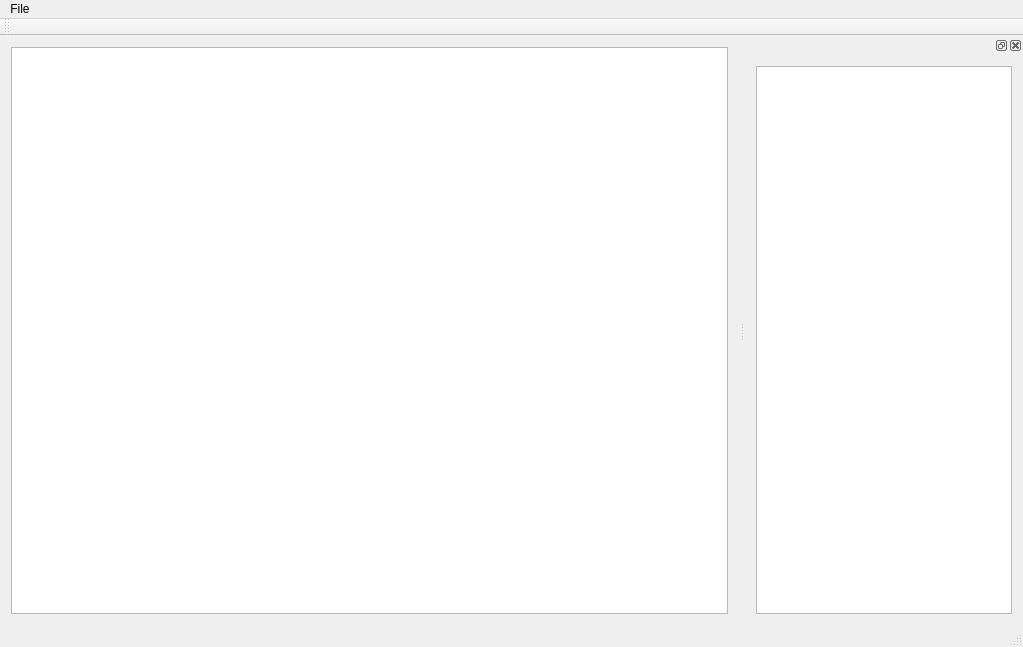
<?xml version="1.0" encoding="UTF-8"?>
<ui version="4.0">
 <class>MainWindow</class>
 <widget class="QMainWindow" name="MainWindow">
  <property name="geometry">
   <rect>
    <x>0</x>
    <y>0</y>
    <width>1023</width>
    <height>647</height>
   </rect>
  </property>
  <property name="windowTitle">
   <string>MainWindow</string>
  </property>
  <widget class="QWidget" name="centralWidget">
   <layout class="QGridLayout" name="gridLayout_2">
    <item row="0" column="1">
     <widget class="GraphWidget" name="graphicsView">
      <property name="verticalScrollBarPolicy">
       <enum>Qt::ScrollBarAsNeeded</enum>
      </property>
      <property name="horizontalScrollBarPolicy">
       <enum>Qt::ScrollBarAsNeeded</enum>
      </property>
     </widget>
    </item>
   </layout>
  </widget>
  <widget class="QMenuBar" name="menuBar">
   <property name="geometry">
    <rect>
     <x>0</x>
     <y>0</y>
     <width>1023</width>
     <height>26</height>
    </rect>
   </property>
   <widget class="QMenu" name="menuFile">
    <property name="title">
     <string>File</string>
    </property>
    <addaction name="actionImport_graph"/>
    <addaction name="actionStart"/>
    <addaction name="actionExport_result"/>
    <addaction name="separator"/>
   </widget>
   <addaction name="menuFile"/>
  </widget>
  <widget class="QStatusBar" name="statusBar"/>
  <widget class="QToolBar" name="toolBar">
   <property name="windowTitle">
    <string>toolBar</string>
   </property>
   <attribute name="toolBarArea">
    <enum>TopToolBarArea</enum>
   </attribute>
   <attribute name="toolBarBreak">
    <bool>false</bool>
   </attribute>
  </widget>
  <widget class="QDockWidget" name="logWidget">
   <property name="enabled">
    <bool>true</bool>
   </property>
   <property name="minimumSize">
    <size>
     <width>180</width>
     <height>135</height>
    </size>
   </property>
   <attribute name="dockWidgetArea">
    <number>2</number>
   </attribute>
   <widget class="QWidget" name="dockWidgetContents">
    <layout class="QGridLayout" name="gridLayout">
     <item row="0" column="0">
      <widget class="QTextBrowser" name="textBrowser"/>
     </item>
    </layout>
   </widget>
  </widget>
  <action name="actionImport_graph">
   <property name="icon">
    <iconset resource="toolbar.qrc">
     <normaloff>:/images/import.png</normaloff>:/images/import.png</iconset>
   </property>
   <property name="text">
    <string>Import graph</string>
   </property>
   <property name="shortcut">
    <string>Ctrl+L</string>
   </property>
  </action>
  <action name="actionOpen_log">
   <property name="checkable">
    <bool>true</bool>
   </property>
   <property name="icon">
    <iconset resource="toolbar.qrc">
     <normaloff>:/images/log.png</normaloff>:/images/log.png</iconset>
   </property>
   <property name="text">
    <string>Open log</string>
   </property>
   <property name="shortcut">
    <string>L</string>
   </property>
  </action>
  <action name="actionStart">
   <property name="enabled">
    <bool>false</bool>
   </property>
   <property name="icon">
    <iconset resource="toolbar.qrc">
     <normaloff>:/images/start.png</normaloff>:/images/start.png</iconset>
   </property>
   <property name="text">
    <string>Start</string>
   </property>
   <property name="toolTip">
    <string>Start process</string>
   </property>
  </action>
  <action name="actionExport_result">
   <property name="enabled">
    <bool>false</bool>
   </property>
   <property name="icon">
    <iconset resource="toolbar.qrc">
     <normaloff>:/images/export.png</normaloff>:/images/export.png</iconset>
   </property>
   <property name="text">
    <string>Export result</string>
   </property>
  </action>
 </widget>
 <layoutdefault spacing="6" margin="11"/>
 <customwidgets>
  <customwidget>
   <class>GraphWidget</class>
   <extends>QGraphicsView</extends>
   <header>graphwidget.h</header>
  </customwidget>
 </customwidgets>
 <resources>
  <include location="toolbar.qrc"/>
 </resources>
 <connections/>
</ui>
